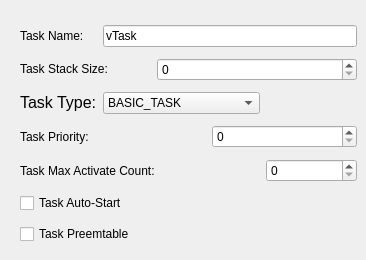
     <widget class="QWidget" name="tabTask">
      <attribute name="title">
       <string>Task</string>
      </attribute>
      <widget class="QWidget" name="layoutWidget">
       <property name="geometry">
        <rect>
         <x>20</x>
         <y>20</y>
         <width>337</width>
         <height>231</height>
        </rect>
       </property>
       <layout class="QGridLayout" name="gridLayout">
        <item row="0" column="0">
         <widget class="QLabel" name="label_5">
          <property name="text">
           <string>&lt;html&gt;&lt;head/&gt;&lt;body&gt;&lt;p&gt;Task Name:&lt;/p&gt;&lt;/body&gt;&lt;/html&gt;</string>
          </property>
         </widget>
        </item>
        <item row="0" column="1" colspan="4">
         <widget class="QLineEdit" name="leTskName">
          <property name="text">
           <string>vTask</string>
          </property>
         </widget>
        </item>
        <item row="1" column="0" colspan="2">
         <widget class="QLabel" name="label_8">
          <property name="text">
           <string>&lt;html&gt;&lt;head/&gt;&lt;body&gt;&lt;p&gt;Task Stack Size:&lt;/p&gt;&lt;/body&gt;&lt;/html&gt;</string>
          </property>
         </widget>
        </item>
        <item row="1" column="2" colspan="3">
         <widget class="QSpinBox" name="spbxTskStkSize">
          <property name="minimumSize">
           <size>
            <width>101</width>
            <height>0</height>
           </size>
          </property>
          <property name="toolTip">
           <string>&lt;!DOCTYPE HTML PUBLIC &quot;-//W3C//DTD HTML 4.0//EN&quot; &quot;http://www.w3.org/TR/REC-html40/strict.dtd&quot;&gt;
&lt;html&gt;&lt;head&gt;&lt;meta name=&quot;qrichtext&quot; content=&quot;1&quot; /&gt;&lt;style type=&quot;text/css&quot;&gt;
p, li { white-space: pre-wrap; }
&lt;/style&gt;&lt;/head&gt;&lt;body style=&quot; font-family:'Monospace'; font-size:12pt; font-weight:400; font-style:normal;&quot;&gt;
&lt;table border=&quot;0&quot; style=&quot;-qt-table-type: root; margin-top:4px; margin-bottom:4px; margin-left:4px; margin-right:4px;&quot;&gt;
&lt;tr&gt;
&lt;td style=&quot;border: none;&quot;&gt;
&lt;p style=&quot; margin-top:0px; margin-bottom:0px; margin-left:0px; margin-right:0px; -qt-block-indent:0; text-indent:0px;&quot;&gt;配置GaInOS 任务堆栈大小&lt;/p&gt;&lt;/td&gt;&lt;/tr&gt;&lt;/table&gt;&lt;/body&gt;&lt;/html&gt;</string>
          </property>
         </widget>
        </item>
        <item row="2" column="0">
         <widget class="QLabel" name="label_6">
          <property name="text">
           <string>&lt;!DOCTYPE HTML PUBLIC &quot;-//W3C//DTD HTML 4.0//EN&quot; &quot;http://www.w3.org/TR/REC-html40/strict.dtd&quot;&gt;
&lt;html&gt;&lt;head&gt;&lt;meta name=&quot;qrichtext&quot; content=&quot;1&quot; /&gt;&lt;style type=&quot;text/css&quot;&gt;
p, li { white-space: pre-wrap; }
&lt;/style&gt;&lt;/head&gt;&lt;body style=&quot; font-family:'Monospace'; font-size:12pt; font-weight:400; font-style:normal;&quot;&gt;
&lt;table border=&quot;0&quot; style=&quot;-qt-table-type: root; margin-top:4px; margin-bottom:4px; margin-left:4px; margin-right:4px;&quot;&gt;
&lt;tr&gt;
&lt;td style=&quot;border: none;&quot;&gt;
&lt;p style=&quot; margin-top:0px; margin-bottom:0px; margin-left:0px; margin-right:0px; -qt-block-indent:0; text-indent:0px;&quot;&gt;Task Type:&lt;/p&gt;&lt;/td&gt;&lt;/tr&gt;&lt;/table&gt;&lt;/body&gt;&lt;/html&gt;</string>
          </property>
         </widget>
        </item>
        <item row="2" column="1" colspan="3">
         <widget class="QComboBox" name="cmbxTskType">
          <property name="minimumSize">
           <size>
            <width>111</width>
            <height>0</height>
           </size>
          </property>
          <property name="toolTip">
           <string>&lt;!DOCTYPE HTML PUBLIC &quot;-//W3C//DTD HTML 4.0//EN&quot; &quot;http://www.w3.org/TR/REC-html40/strict.dtd&quot;&gt;
&lt;html&gt;&lt;head&gt;&lt;meta name=&quot;qrichtext&quot; content=&quot;1&quot; /&gt;&lt;style type=&quot;text/css&quot;&gt;
p, li { white-space: pre-wrap; }
&lt;/style&gt;&lt;/head&gt;&lt;body style=&quot; font-family:'Monospace'; font-size:12pt; font-weight:400; font-style:normal;&quot;&gt;
&lt;table border=&quot;0&quot; style=&quot;-qt-table-type: root; margin-top:4px; margin-bottom:4px; margin-left:4px; margin-right:4px;&quot;&gt;
&lt;tr&gt;
&lt;td style=&quot;border: none;&quot;&gt;
&lt;p style=&quot; margin-top:0px; margin-bottom:0px; margin-left:0px; margin-right:0px; -qt-block-indent:0; text-indent:0px;&quot;&gt;配置GaInOS任务类型&lt;/p&gt;&lt;/td&gt;&lt;/tr&gt;&lt;/table&gt;&lt;/body&gt;&lt;/html&gt;</string>
          </property>
          <property name="currentIndex">
           <number>0</number>
          </property>
          <item>
           <property name="text">
            <string>BASIC_TASK</string>
           </property>
          </item>
          <item>
           <property name="text">
            <string>EXTEND_TASK</string>
           </property>
          </item>
         </widget>
        </item>
        <item row="3" column="0" colspan="2">
         <widget class="QLabel" name="label_7">
          <property name="text">
           <string>Task Priority:</string>
          </property>
         </widget>
        </item>
        <item row="3" column="3" colspan="2">
         <widget class="QSpinBox" name="spbxTskPrio">
          <property name="minimumSize">
           <size>
            <width>101</width>
            <height>0</height>
           </size>
          </property>
          <property name="toolTip">
           <string>&lt;!DOCTYPE HTML PUBLIC &quot;-//W3C//DTD HTML 4.0//EN&quot; &quot;http://www.w3.org/TR/REC-html40/strict.dtd&quot;&gt;
&lt;html&gt;&lt;head&gt;&lt;meta name=&quot;qrichtext&quot; content=&quot;1&quot; /&gt;&lt;style type=&quot;text/css&quot;&gt;
p, li { white-space: pre-wrap; }
&lt;/style&gt;&lt;/head&gt;&lt;body style=&quot; font-family:'Monospace'; font-size:12pt; font-weight:400; font-style:normal;&quot;&gt;
&lt;table border=&quot;0&quot; style=&quot;-qt-table-type: root; margin-top:4px; margin-bottom:4px; margin-left:4px; margin-right:4px;&quot;&gt;
&lt;tr&gt;
&lt;td style=&quot;border: none;&quot;&gt;
&lt;p style=&quot; margin-top:0px; margin-bottom:0px; margin-left:0px; margin-right:0px; -qt-block-indent:0; text-indent:0px;&quot;&gt;配置GaInOS 任务的优先级&lt;/p&gt;&lt;/td&gt;&lt;/tr&gt;&lt;/table&gt;&lt;/body&gt;&lt;/html&gt;</string>
          </property>
         </widget>
        </item>
        <item row="4" column="0" colspan="4">
         <widget class="QLabel" name="label_10">
          <property name="text">
           <string>Task Max Activate Count:</string>
          </property>
         </widget>
        </item>
        <item row="4" column="4">
         <widget class="QSpinBox" name="spbxTskMaxActivateCount">
          <property name="minimumSize">
           <size>
            <width>91</width>
            <height>0</height>
           </size>
          </property>
          <property name="toolTip">
           <string>&lt;!DOCTYPE HTML PUBLIC &quot;-//W3C//DTD HTML 4.0//EN&quot; &quot;http://www.w3.org/TR/REC-html40/strict.dtd&quot;&gt;
&lt;html&gt;&lt;head&gt;&lt;meta name=&quot;qrichtext&quot; content=&quot;1&quot; /&gt;&lt;style type=&quot;text/css&quot;&gt;
p, li { white-space: pre-wrap; }
&lt;/style&gt;&lt;/head&gt;&lt;body style=&quot; font-family:'Monospace'; font-size:12pt; font-weight:400; font-style:normal;&quot;&gt;
&lt;table border=&quot;0&quot; style=&quot;-qt-table-type: root; margin-top:4px; margin-bottom:4px; margin-left:4px; margin-right:4px;&quot;&gt;
&lt;tr&gt;
&lt;td style=&quot;border: none;&quot;&gt;
&lt;p style=&quot; margin-top:0px; margin-bottom:0px; margin-left:0px; margin-right:0px; -qt-block-indent:0; text-indent:0px;&quot;&gt;配置GaInOS的最大激活次数&lt;/p&gt;&lt;/td&gt;&lt;/tr&gt;&lt;/table&gt;&lt;/body&gt;&lt;/html&gt;</string>
          </property>
         </widget>
        </item>
        <item row="5" column="0" colspan="3">
         <widget class="QCheckBox" name="cbxTskAutoStart">
          <property name="text">
           <string>Task Auto-Start</string>
          </property>
         </widget>
        </item>
        <item row="6" column="0" colspan="3">
         <widget class="QCheckBox" name="cbxTskPreemtable">
          <property name="text">
           <string>Task Preemtable</string>
          </property>
         </widget>
        </item>
       </layout>
      </widget>
     </widget>
